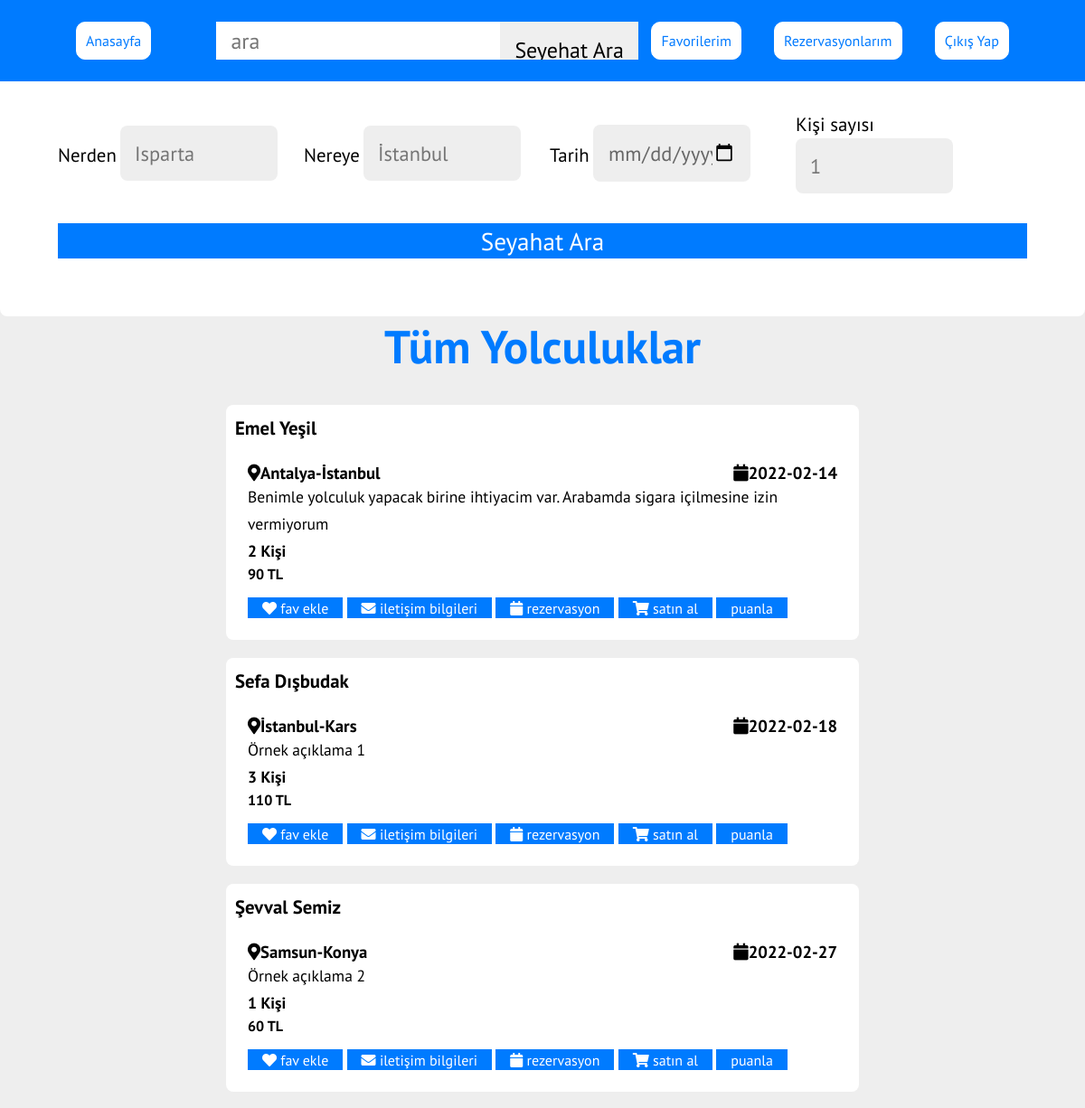
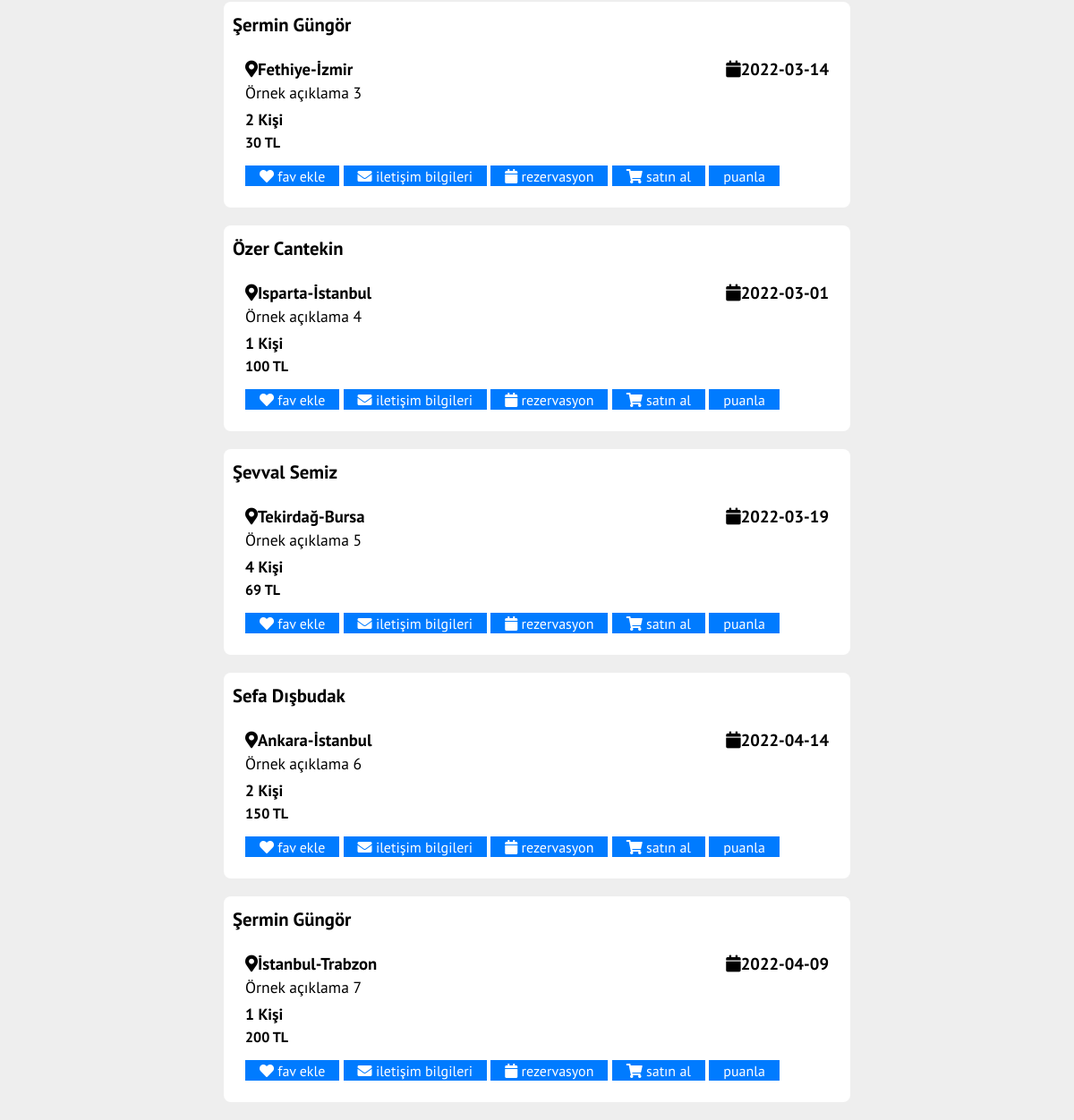
The page / (signed in) on the database its author committed (2 pictures, top to bottom).
### tables this page shows
CREATE TABLE `seyehat` (
  `id` int(11) NOT NULL AUTO_INCREMENT,
  `userID` int(11) NOT NULL,
  `nerden` varchar(128) NOT NULL,
  `nereye` varchar(128) NOT NULL,
  `tarih` date NOT NULL,
  `kisi` varchar(128) NOT NULL,
  `fiyat` varchar(128) NOT NULL,
  `aciklama` varchar(256) DEFAULT NULL,
  PRIMARY KEY (`id`)
);

CREATE TABLE `users` (
  `id` int(11) NOT NULL AUTO_INCREMENT,
  `name` varchar(128) NOT NULL,
  `surname` varchar(128) NOT NULL,
  `e-mail` varchar(128) NOT NULL,
  `password` varchar(128) NOT NULL,
  `tel` varchar(128) NOT NULL,
  PRIMARY KEY (`id`)
);

### index.php (the view, shortened to what this page needs)
<?php
include("config.php");
if (isset($_SESSION["user"]) === FALSE) {
  header("Location: giris.php");
} else {
$result = mysqli_query($open, "SELECT * FROM `seyehat` LIMIT 50");
?>
<!DOCTYPE html>
<html lang="en">
<head>
    <link rel="stylesheet" href="https://cdnjs.cloudflare.com/ajax/libs/font-awesome/5.15.4/css/all.min.css">
    <link rel="stylesheet" href="./style.css">
</head>
<body>
    <header class="header">
    <a class="favoriler" href="index.php">Anasayfa</a>
        <form action="sonuc.php" class="search-form" method="get">
            <input type="arama" name="query" placeholder="ara" id="aramakutusu" required>
            <input class="srcInpt" type="submit" value="Seyehat Ara">
        </form>
        <a style="margin-left:125px;" class="favoriler" href="favoriler.php">Favorilerim</a>
        <a class="favoriler" href="rezervasyon.php">Rezervasyonlarım</a>
        <a class="favoriler" href="logout.php">Çıkış Yap</a>
    </header>
    <br><br><br>
    <section class="form-container" data-aos="zoom-in">
        <form action="seyehat-template.php" method="post">
            <div class="inputBox">
                <span>Nerden</span>
                <input type="text" name="nerden" placeholder="Isparta" required>
            </div>
            <div class="inputBox">
                <span>Nereye</span>
                <input type="text" name="nereye" placeholder="İstanbul" required>
            </div>
            <div class="inputBox">
                <span>Tarih</span>
                <input type="date" name="tarih" required>
            </div>
            <div class="inputBox">
                <span>Kişi sayısı</span>
                <input type="text" name="kisi" placeholder="1" required>
            </div>
            <input type="submit" value="Seyahat Ara" class="btn">
        </form>
    </section>
    <section class="packages" id="packages">
        <h1 class="heading"> Tüm <span>Yolculuklar</span> </h1>
        <div class="box-container">
        <?php
        foreach ($result as $yolculuklar) {
            $result = mysqli_query($open, "SELECT `name`, `surname`, `e-mail`, `tel` FROM `users` WHERE `id` = '".$yolculuklar["userID"]."' ");
            $userInfo = mysqli_fetch_array($result);
        ?>
            <div class="box" data-aos="fade-up">
                <div class="image">
                    <h4 class="profil_name"><?=$userInfo["name"]?> <?=$userInfo["surname"]?></h4>
                </div>
                <div class="content">
                    <h3 class="dest"><i class="fas fa-map-marker-alt"></i><?=$yolculuklar["nerden"]?>-<?=$yolculuklar["nereye"]?></h3>
                    <h3 class="date"><i class="fas fa-calendar"></i><?=$yolculuklar["tarih"]?></h3>
                    <p><?=$yolculuklar["aciklama"]?></p>
                    <p><b><?=$yolculuklar["kisi"]?> Kişi</b></p>
                    <div class="fiyat:"><b><?=$yolculuklar["fiyat"]?> TL</b></div>
                    <a href="fav-ekle.php?id=<?=$yolculuklar["id"]?>&userID=<?=$yolculuklar["userID"]?>" class="btn"><i class="fa fa-heart" aria-hidden="true"></i> fav ekle</a>
                    <a href="#" class="btn message" data-name="<?php echo $userInfo["name"]; ?>" data-surname="<?php echo $userInfo["surname"]; ?>" data-email="<?php echo $userInfo["e-mail"]; ?>" data-tel="<?php echo $userInfo["tel"]; ?>"><i class="fa fa-envelope" aria-hidden="true"></i> iletişim bilgileri</a>
                    <a href="rezervasyon-ekle.php?seyehatID=<?=$yolculuklar["id"]?>&userID=<?=$yolculuklar["userID"]?>"   class="btn"><i class="fa fa-calendar" aria-hidden="true"></i> rezervasyon</a>
                    <a href="./odeme.php" class="btn"><i class="fa fa-shopping-cart" aria-hidden="true"></i> satın al</a>
                    <a href="puanlama.php?seyehatID=<?=$yolculuklar["id"]?>&userID=<?=$yolculuklar["userID"]?>" class="btn" ><i  aria-hidden="true"></i> puanla</a>
                </div>
            </div>
        <?php } ?>
        </div>
</body>
</html>
<?php } ?>

### style.css (style rules this page uses)
:root { --blue: #007bff; --text-color-1:#444; --text-color-1:#666; --bg-color-1:#FFF; --bg-color-2:#eee; --box-shadow:0.5rem 1.5rem rgba(0,0,0,.1); }
* { font-family: 'PT Sans', sans-serif; margin: 0; padding: 0; box-sizing: border-box; outline: none; border: none; text-decoration: none; transition: all .2s linear; }
html { font: size 62.5%; overflow: scroll; scroll-padding-top: 7rem; scroll-behavior: smooth; }
body { background: var(--bg-color-2); }
.header { position: fixed; top:0; left:0; right:0; background: var(--blue); padding: 1.5rem 7%; z-index: 1; display: flex; align-items: center; justify-content: space-between; }
.header .search-form { background: var(--bg-color-2); border-radius: .3em; display: flex; align-items: center; height: 2.6rem; width: 20rem; }
.header .search-form input { height: 100%; font-size: 1.5rem; color:black; padding:1rem; }
.form-container form { background: var(--bg-color-1); border-radius: .5rem; padding:4rem; display: flex; flex-wrap: wrap; gap:1rem; align-items: center; }
.form-container form .inputBox { flex:1 1 15rem; }
.form-container form .inputBox span { font-size: 1.3rem; color:var(--text-color-2); }
.form-container form .inputBox input { font-size: 1.4rem; color:var(--text-color-1); background:var(--bg-color-2); border-radius: .5rem; margin:.1rem 0; text-transform: none; width: 68%; padding:1rem; }
.form-container form .btn { flex:1 1 23rem; font-size: 1.7rem; color: white; background-color: var(--blue); }
.heading { text-align: center; padding-bottom: 2rem; color:var(--blue); font-size: 3.2rem; }
.dest { display: inline-block; }
.date { display: inline-block; float: right; }
.favoriler { text-decoration: none; color:#007aff; border: 1px solid #ffffff; padding: 10px; background-color: #ffffff; border-radius: 10px; }
.packages .box-container { margin-left: auto; margin-right: auto; width: 700px; display: flex; flex-direction: column; }
.packages .box-container .box { background: white; border-radius: .5rem; margin-bottom: 20px; }
.profil_name { padding-top: 12px; padding-left: 10px; font-size: 1.3rem; }
.packages .box-container .box .content { padding:1.5rem; padding-top: 8; }
.packages .box-container .box .content p { font-size: 1.1rem; color:black; line-height: 1.7; }
.btn { margin-top: 1rem; display: inline-block; padding:.1rem 1rem; font-size: 1rem; color: white; background:var(--blue); cursor: pointer; }

### rows shown on the page
seyehat: userID.name "Emel", userID.surname "Yeşil", nerden "Antalya", nereye "İstanbul", tarih "2022-02-14", aciklama "Benimle yolculuk yapacak birine ihtiyacim var. Arabamda sigara içilmesine izin vermiyorum", kisi "2", fiyat "90"
seyehat: userID.name "Sefa", userID.surname "Dışbudak", nerden "İstanbul", nereye "Kars", tarih "2022-02-18", aciklama "Örnek açıklama 1", kisi "3", fiyat "110"
seyehat: userID.name "Şevval", userID.surname "Semiz", nerden "Samsun", nereye "Konya", tarih "2022-02-27", aciklama "Örnek açıklama 2", kisi "1", fiyat "60"
seyehat: userID.name "Şermin", userID.surname "Güngör", nerden "Fethiye", nereye "İzmir", tarih "2022-03-14", aciklama "Örnek açıklama 3", kisi "2", fiyat "30"
seyehat: userID.name "Özer", userID.surname "Cantekin", nerden "Isparta", nereye "İstanbul", tarih "2022-03-01", aciklama "Örnek açıklama 4", kisi "1", fiyat "100"
seyehat: userID.name "Şevval", userID.surname "Semiz", nerden "Tekirdağ", nereye "Bursa", tarih "2022-03-19", aciklama "Örnek açıklama 5", kisi "4", fiyat "69"
seyehat: userID.name "Sefa", userID.surname "Dışbudak", nerden "Ankara", nereye "İstanbul", tarih "2022-04-14", aciklama "Örnek açıklama 6", kisi "2", fiyat "150"
seyehat: userID.name "Şermin", userID.surname "Güngör", nerden "İstanbul", nereye "Trabzon", tarih "2022-04-09", aciklama "Örnek açıklama 7", kisi "1", fiyat "200"
